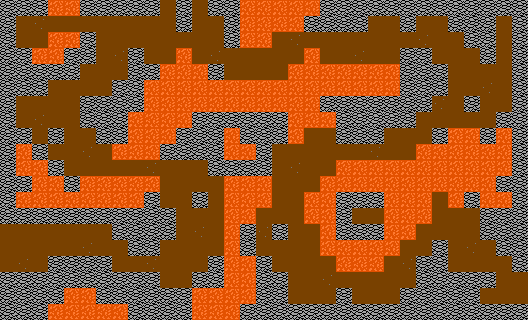

Rendered tile map (Tiled .tmx) drawn with the repository's tilesets; below, a short description and the full map source, tile grids included:
An orthogonal 33x20 tile map with 16x16 px tiles, 1 tile layer (tiles) and 13 objects (7x spawn, 5x station_place, player_start).

<map version="1.10" tiledversion="1.10.0" orientation="orthogonal" renderorder="right-down" width="33" height="20" tilewidth="16" tileheight="16" infinite="0" nextlayerid="3" nextobjectid="14">
 <tileset firstgid="1" name="map_8" tilewidth="16" tileheight="16" tilecount="8" columns="8">
  <image source="siege_tileset.png" width="128" height="16" />
  <tile id="0" type="wall" />
  <tile id="1" type="water" />
  <tile id="2" type="lava" />
  <tile id="3" type="dirt" />
  <tile id="4" type="dirt" />
  <tile id="5" type="grass" />
  <tile id="6" type="grass" />
  <tile id="7" type="grass" />
 </tileset>
 <layer id="1" name="tiles" width="33" height="20">
  <data encoding="csv">
1,1,1,3,3,1,1,1,1,1,5,1,5,1,1,3,3,3,3,3,1,1,1,1,1,1,1,1,1,1,1,1,1,
1,5,4,5,5,5,5,5,5,5,5,1,5,5,1,3,3,3,3,1,1,1,1,5,5,1,5,5,1,1,1,5,1,
1,5,5,3,3,1,5,5,5,5,5,5,5,5,1,3,3,5,4,5,5,5,5,5,5,5,4,5,5,1,1,5,1,
1,1,3,3,1,1,5,4,1,5,5,3,5,4,5,5,5,5,5,3,5,5,4,5,5,1,1,5,5,5,1,5,1,
1,1,1,1,1,5,5,5,1,1,3,3,3,1,5,5,5,5,3,3,3,3,3,3,3,1,1,1,5,5,5,5,1,
1,1,1,5,5,5,5,1,1,3,3,3,3,3,3,3,3,3,3,3,3,3,3,3,3,1,1,1,5,5,4,5,1,
1,5,5,5,5,1,1,1,1,3,3,3,3,3,3,3,3,3,3,3,1,1,1,1,1,1,1,4,5,1,5,5,1,
1,5,4,5,5,1,1,1,3,3,3,3,1,1,1,1,1,1,3,3,3,1,1,1,1,1,5,5,5,5,5,1,1,
1,1,5,1,5,5,1,1,3,3,3,1,1,1,3,1,1,1,3,5,5,1,1,1,5,5,5,1,3,3,1,3,1,
1,3,1,5,5,4,5,3,3,3,1,1,1,1,3,3,1,5,5,5,5,5,5,4,5,5,3,3,3,3,3,3,1,
1,3,3,1,5,5,5,5,5,4,5,5,5,1,1,1,1,5,4,5,5,3,3,3,3,3,3,3,3,3,3,3,1,
1,1,3,3,1,3,3,3,3,3,5,5,5,5,3,3,3,5,5,5,3,3,3,3,3,3,3,3,3,3,3,1,1,
1,3,3,3,3,3,3,3,3,1,5,5,1,5,3,3,3,5,5,3,3,1,1,1,3,3,3,5,3,1,3,3,1,
1,1,1,1,1,1,1,1,1,1,1,5,5,5,3,3,5,5,5,3,3,1,5,5,3,3,3,5,5,5,1,1,1,
5,5,5,5,5,5,5,1,1,1,1,5,4,5,3,1,4,1,5,5,3,1,1,1,3,3,5,5,5,5,1,1,1,
5,5,5,5,5,4,5,5,1,1,5,5,5,5,3,1,5,5,5,5,3,3,3,3,3,5,5,1,5,4,5,1,1,
5,4,5,1,1,1,1,5,5,4,5,5,5,1,3,3,1,5,5,5,5,3,3,3,5,4,1,1,5,5,5,5,1,
1,1,1,1,1,1,1,1,1,1,5,5,1,1,3,3,1,1,5,5,4,5,5,5,5,5,1,1,1,1,1,5,5,
1,1,1,1,3,3,1,1,1,1,1,1,3,3,3,3,1,1,5,5,5,1,5,5,5,1,1,1,1,1,5,5,5,
1,1,1,3,3,3,3,3,1,1,1,1,3,3,3,1,1,1,1,1,1,1,1,1,1,1,1,1,1,1,1,1,1
</data>
 </layer>
 <objectgroup id="2" name="objects">
  <object id="1" name="station_place" x="23.3333" y="22.6667">
   <point />
  </object>
  <object id="2" name="station_place" x="23.3333" y="37.3333">
   <point />
  </object>
  <object id="3" name="station_place" x="360.667" y="214.667">
   <point />
  </object>
  <object id="4" name="station_place" x="504" y="24">
   <point />
  </object>
  <object id="5" name="station_place" x="488.667" y="295.333">
   <point />
  </object>
  <object id="6" name="player_start" x="24" y="246.5">
   <point />
  </object>
  <object id="7" name="spawn" x="184.5" y="183">
   <point />
  </object>
  <object id="8" name="spawn" x="55.5" y="104.5">
   <point />
  </object>
  <object id="9" name="spawn" x="201.5" y="39">
   <point />
  </object>
  <object id="10" name="spawn" x="438.5" y="39.5">
   <point />
  </object>
  <object id="11" name="spawn" x="456" y="230">
   <point />
  </object>
  <object id="12" name="spawn" x="311.5" y="279.5">
   <point />
  </object>
  <object id="13" name="spawn" x="296.5" y="167.5">
   <point />
  </object>
 </objectgroup>
</map>
